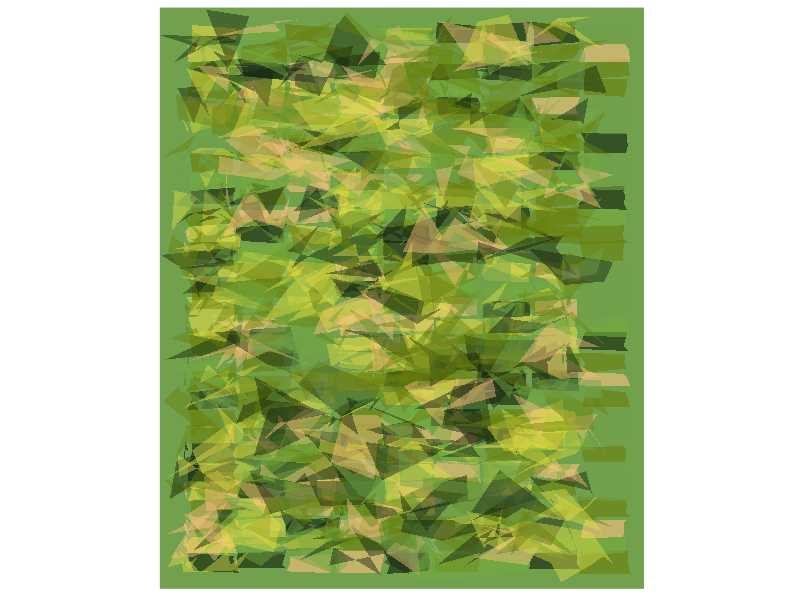

R code for this plot:
## ---- chunk 1
library(tidyverse)
colors<-c( "#71a14c", #green
           "#101f0c", #dark green
           "#e2dc46", #yellowy green
           "#fec382", #peachy
           "#6a810c", #olivey green
           "#6a810c", #pale blue
           "#74ac3d" #minty green
)
## ---- chunk 2

brush_stroke<-function(color_shape, xmin, xmax, ymin, ymax, jitter, a){
   n.gon<-sample(c(4,6,6,6,6,10),1)
  half<-n.gon/2
  x<-c(rep(xmin, half), rep(xmax,half)) 
  y<-c(seq(ymax, ymin, length=half), seq(ymin, ymax, length=half))
  x<-x+c(runif(half, -jitter*1.3, jitter), runif(half, -jitter, jitter*1.2))
  y<-y+runif(n.gon, -jitter, jitter)
  shape<-geom_polygon(
              aes(
                x=x,
                y=y,
               ),
              fill=colors[color_shape],
              alpha=a)
  return(list(shape))
}

n.width<-30
n.height<-10
shapes<-data.frame(
  y.max.seq<-rep(seq(0,6, length = n.width), n.height),
  x.max.seq<-sort(rep(seq(0, 5, length =n.height), n.width), decreasing =FALSE),
  x.min.seq<-x.max.seq-5/n.height,
  y.min.seq<-y.max.seq -6/n.width,
  cols<- sample (1:7, n.width*n.height, replace=TRUE)
  )%>%
  purrr::pmap(., 
            ~brush_stroke(
              color_shape = ..5,
              xmin        = ..3, 
              xmax        = ..2,
              ymin        = ..4,
              ymax        = ..1,
              jitter      = .04,
              a           = .6)
            )


n.width<-40
n.height<-11
shapes2<-data.frame(
  y.max.seq<-rep(seq(0.1,5.9, length = n.width), n.height),
  x.max.seq<-sort(rep(seq(0.3, 4.5, length =n.height), n.width), decreasing =FALSE),
  x.min.seq<-x.max.seq-5/n.height,
  y.min.seq<-y.max.seq -6/n.width,
  cols<- sample (1:7, n.width*n.height, replace=TRUE)
  )%>%
  purrr::pmap(., 
            ~brush_stroke(
              color_shape = ..5,
              xmin        = ..3, 
              xmax        = ..2,
              ymin        = ..4,
              ymax        = ..1,
              jitter      = .3,
              a =.44)
            )

ggplot()+ theme(panel.background = element_rect(fill=colors[1], colour=colors[1]),
                   panel.grid.major = element_blank(),
                   panel.grid.minor = element_blank())+
  shapes+
  shapes2+
coord_fixed()+
  scale_x_continuous(limits = c(-.3,5.2), expand = c(0, 0)) +
  scale_y_continuous(limits = c(-.4,6.2), expand = c(0, 0))+
  theme(axis.title.x=element_blank(),
        axis.text.x=element_blank(),
        axis.ticks.x=element_blank(),
        axis.title.y=element_blank(),
        axis.text.y=element_blank(),
        axis.ticks.y=element_blank())

